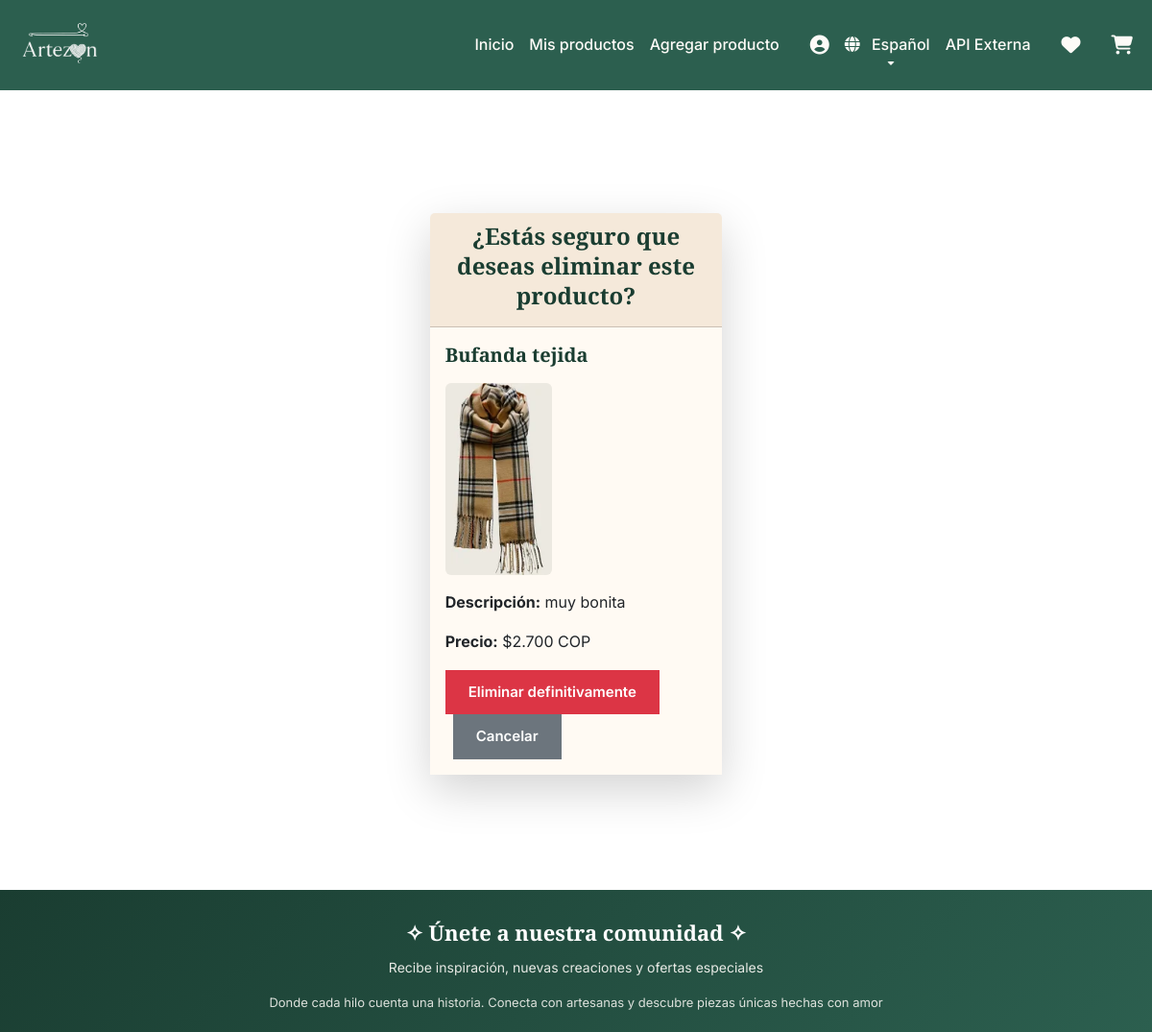
Screenshot of /es/vendedores/eliminar/1/ (signed in) with the database file from the repository.
### productos/models.py (models this page shows, shortened)
class Product(models.Model):
    seller = models.ForeignKey(User, on_delete=models.CASCADE)
    name = models.CharField(max_length=120)
    description = models.TextField(blank=True)
    category = models.CharField(max_length=50, blank=True)
    material = models.CharField(max_length=50, blank=True)
    color = models.CharField(max_length=30, blank=True)
    price = models.DecimalField(max_digits=10, decimal_places=2)
    stock = models.PositiveIntegerField(default=0)
    is_active = models.BooleanField(default=True)
    created_at = models.DateTimeField(auto_now_add=True)
    imagen = models.ImageField(upload_to="imagenProductos/", blank=True, null=True)

### Vendedores/views.py (the view)
# urls.py: path('eliminar/<int:producto_id>/', views.eliminar_producto, name='eliminar_producto'),
@login_required
def eliminar_producto(request, producto_id):
    producto = get_object_or_404(Product, id=producto_id, seller=request.user)
    if request.method == "POST":
        producto.delete()
        return redirect('mis_productos')
    return render(request, "forms/confirmar_eliminacion.html", {"producto": producto})

### productos/context_processors.py (called while the page is built)
def random_quote():
    try:
        response = requests.get("http://api.quotable.io/quotes/random?maxLength=50", timeout=4)
        response.raise_for_status()
        return response.json()[0]["content"]
    except:
        return None

def get_random_quote(request):
    last_time = request.session.get("quote_time")
    now = int(time.time())
    if not last_time or now - last_time > 600:
        request.session["quote"] = random_quote()
        request.session["quote_time"] = now
    return {"quote": request.session.get("quote")}

### productos/templatetags/currency_filters.py (called while the page is built)
@register.filter(name='format_cop')
def format_cop(value):
    try:
        value = float(value)
        formatted = "{:,.0f}".format(value).replace(",", ".")
        return f"${formatted}"
    except (ValueError, TypeError):
        return value

### Vendedores/templates/forms/confirmar_eliminacion.html (shortened to what this page needs)
{% extends "base.html" %}
{% load i18n %}
{% load currency_filters %}
{% block content %}
<div class="container mt-5">
    <div class="row justify-content-center">
        <div class="col-md-6">
            <div class="card shadow-lg border-0">
                <div class="card-header text-center" style="background-color: #f5e9da; color: #7d5a4e;">
                    <h4>{% trans "¿Estás seguro que deseas eliminar este producto?" %}</h4>
                </div>
                <div class="card-body" style="background-color: #fffaf3;">
                    <h5 class="mb-3">{{ producto.name }}</h5>
                    {% if producto.imagen %}
                        <img src="{{ producto.imagen.url }}" class="img-fluid rounded mb-3" style="max-height:200px;">
                    {% endif %}
                    <p><strong>{% trans "Descripción:" %}</strong> {{ producto.description }}</p>
                    <p><strong>{% trans "Precio:" %}</strong> {{ producto.price|format_cop }} COP</p>
                    <form method="post">
                        <button type="submit" class="btn btn-danger">
                            {% trans "Eliminar definitivamente" %}
                        </button>
                        <a href="{% url 'mis_productos' %}" class="btn btn-secondary ms-2">
                            {% trans "Cancelar" %}
                        </a>
                    </form>
                </div>
            </div>
        </div>
    </div>
</div>
{% endblock %}

### static/css/styles.css (style rules this page uses)
:root { --blanco-cremoso: #FDFBF7; --verde-pino: #2C5F4F; --dorado: #B89748; --dorado-claro: #C9A961; --verde-oscuro: #1A3D31; --gris-suave: #F8F6F2; --gris-texto: #4B5563; --rosa-terracota: #E8B4A8; --sage: #B8C5B0; --spacing-xs: 4px; --spacing-sm: 8px; --spacing-md: 16px; --spacing-lg: 24px; --spacing-xl: 32px; }
* { box-sizing: border-box; }
body { font-family: 'Inter', -apple-system, BlinkMacSystemFont, 'Segoe UI', sans-serif; background-color: #FFFFFF; color: var(--verde-oscuro); line-height: 1.6; margin: 0; padding: 0; min-height: 100vh; display: flex; flex-direction: column; }
h1, h2, h3, h4, h5, h6 { font-family: 'Playfair Display', serif; font-weight: 700; color: var(--verde-oscuro); line-height: 1.3; }
a { text-decoration: none; transition: all 0.3s ease; }
.container { max-width: 1400px; margin-left: auto; margin-right: auto; padding-left: 15px; padding-right: 15px; }
@media (min-width: 1200px) { .container { max-width: 1320px; } }
.btn { border-radius: var(--radius-md); padding: 12px 24px; font-weight: 600; font-size: 15px; transition: all 0.3s ease; border: none; }
@media (max-width: 1200px) { :root { --spacing-xl: 24px; --spacing-lg: 20px; } }

### rows the page displays
Product: name "Bufanda tejida", imagen (picture), description "muy bonita", price "$2.700"
